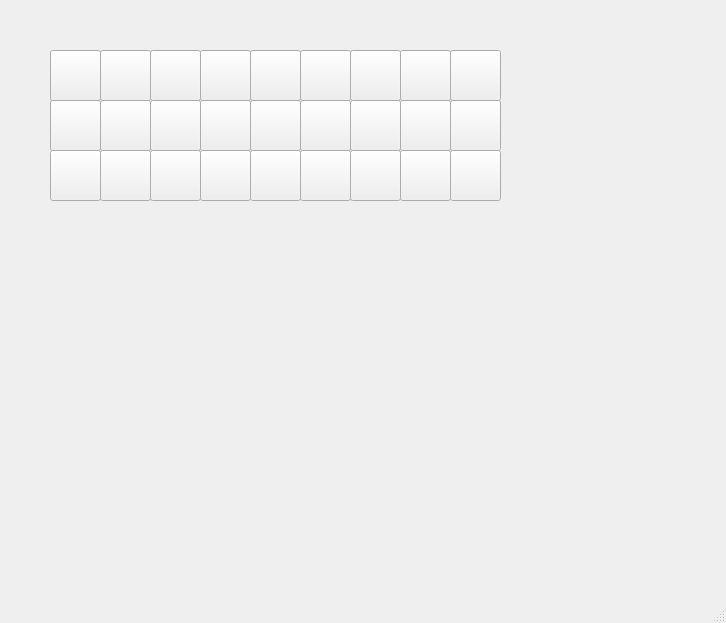
<?xml version="1.0" encoding="UTF-8"?>
<ui version="4.0">
 <class>MainWindow</class>
 <widget class="QMainWindow" name="MainWindow">
  <property name="geometry">
   <rect>
    <x>0</x>
    <y>0</y>
    <width>726</width>
    <height>623</height>
   </rect>
  </property>
  <property name="windowTitle">
   <string>MainWindow</string>
  </property>
  <widget class="QWidget" name="centralWidget">
   <widget class="QPushButton" name="pushButton">
    <property name="geometry">
     <rect>
      <x>50</x>
      <y>50</y>
      <width>51</width>
      <height>51</height>
     </rect>
    </property>
    <property name="text">
     <string/>
    </property>
   </widget>
   <widget class="QPushButton" name="pushButton_2">
    <property name="geometry">
     <rect>
      <x>100</x>
      <y>50</y>
      <width>51</width>
      <height>51</height>
     </rect>
    </property>
    <property name="text">
     <string/>
    </property>
   </widget>
   <widget class="QPushButton" name="pushButton_3">
    <property name="geometry">
     <rect>
      <x>150</x>
      <y>50</y>
      <width>51</width>
      <height>51</height>
     </rect>
    </property>
    <property name="text">
     <string/>
    </property>
   </widget>
   <widget class="QPushButton" name="pushButton_4">
    <property name="geometry">
     <rect>
      <x>200</x>
      <y>50</y>
      <width>51</width>
      <height>51</height>
     </rect>
    </property>
    <property name="text">
     <string/>
    </property>
   </widget>
   <widget class="QPushButton" name="pushButton_5">
    <property name="geometry">
     <rect>
      <x>250</x>
      <y>50</y>
      <width>51</width>
      <height>51</height>
     </rect>
    </property>
    <property name="text">
     <string/>
    </property>
   </widget>
   <widget class="QPushButton" name="pushButton_6">
    <property name="geometry">
     <rect>
      <x>300</x>
      <y>50</y>
      <width>51</width>
      <height>51</height>
     </rect>
    </property>
    <property name="text">
     <string/>
    </property>
   </widget>
   <widget class="QPushButton" name="pushButton_7">
    <property name="geometry">
     <rect>
      <x>350</x>
      <y>50</y>
      <width>51</width>
      <height>51</height>
     </rect>
    </property>
    <property name="text">
     <string/>
    </property>
   </widget>
   <widget class="QPushButton" name="pushButton_8">
    <property name="geometry">
     <rect>
      <x>400</x>
      <y>50</y>
      <width>51</width>
      <height>51</height>
     </rect>
    </property>
    <property name="text">
     <string/>
    </property>
   </widget>
   <widget class="QPushButton" name="pushButton_9">
    <property name="geometry">
     <rect>
      <x>450</x>
      <y>50</y>
      <width>51</width>
      <height>51</height>
     </rect>
    </property>
    <property name="text">
     <string/>
    </property>
   </widget>
   <widget class="QPushButton" name="pushButton_10">
    <property name="geometry">
     <rect>
      <x>50</x>
      <y>100</y>
      <width>51</width>
      <height>51</height>
     </rect>
    </property>
    <property name="text">
     <string/>
    </property>
   </widget>
   <widget class="QPushButton" name="pushButton_11">
    <property name="geometry">
     <rect>
      <x>100</x>
      <y>100</y>
      <width>51</width>
      <height>51</height>
     </rect>
    </property>
    <property name="text">
     <string/>
    </property>
   </widget>
   <widget class="QPushButton" name="pushButton_12">
    <property name="geometry">
     <rect>
      <x>150</x>
      <y>100</y>
      <width>51</width>
      <height>51</height>
     </rect>
    </property>
    <property name="text">
     <string/>
    </property>
   </widget>
   <widget class="QPushButton" name="pushButton_13">
    <property name="geometry">
     <rect>
      <x>200</x>
      <y>100</y>
      <width>51</width>
      <height>51</height>
     </rect>
    </property>
    <property name="text">
     <string/>
    </property>
   </widget>
   <widget class="QPushButton" name="pushButton_14">
    <property name="geometry">
     <rect>
      <x>250</x>
      <y>100</y>
      <width>51</width>
      <height>51</height>
     </rect>
    </property>
    <property name="text">
     <string/>
    </property>
   </widget>
   <widget class="QPushButton" name="pushButton_15">
    <property name="geometry">
     <rect>
      <x>300</x>
      <y>100</y>
      <width>51</width>
      <height>51</height>
     </rect>
    </property>
    <property name="text">
     <string/>
    </property>
   </widget>
   <widget class="QPushButton" name="pushButton_16">
    <property name="geometry">
     <rect>
      <x>350</x>
      <y>100</y>
      <width>51</width>
      <height>51</height>
     </rect>
    </property>
    <property name="text">
     <string/>
    </property>
   </widget>
   <widget class="QPushButton" name="pushButton_17">
    <property name="geometry">
     <rect>
      <x>400</x>
      <y>100</y>
      <width>51</width>
      <height>51</height>
     </rect>
    </property>
    <property name="text">
     <string/>
    </property>
   </widget>
   <widget class="QPushButton" name="pushButton_18">
    <property name="geometry">
     <rect>
      <x>450</x>
      <y>100</y>
      <width>51</width>
      <height>51</height>
     </rect>
    </property>
    <property name="text">
     <string/>
    </property>
   </widget>
   <widget class="QPushButton" name="pushButton_19">
    <property name="geometry">
     <rect>
      <x>50</x>
      <y>150</y>
      <width>51</width>
      <height>51</height>
     </rect>
    </property>
    <property name="text">
     <string/>
    </property>
   </widget>
   <widget class="QPushButton" name="pushButton_20">
    <property name="geometry">
     <rect>
      <x>100</x>
      <y>150</y>
      <width>51</width>
      <height>51</height>
     </rect>
    </property>
    <property name="text">
     <string/>
    </property>
   </widget>
   <widget class="QPushButton" name="pushButton_21">
    <property name="geometry">
     <rect>
      <x>150</x>
      <y>150</y>
      <width>51</width>
      <height>51</height>
     </rect>
    </property>
    <property name="text">
     <string/>
    </property>
   </widget>
   <widget class="QPushButton" name="pushButton_22">
    <property name="geometry">
     <rect>
      <x>200</x>
      <y>150</y>
      <width>51</width>
      <height>51</height>
     </rect>
    </property>
    <property name="text">
     <string/>
    </property>
   </widget>
   <widget class="QPushButton" name="pushButton_23">
    <property name="geometry">
     <rect>
      <x>250</x>
      <y>150</y>
      <width>51</width>
      <height>51</height>
     </rect>
    </property>
    <property name="text">
     <string/>
    </property>
   </widget>
   <widget class="QPushButton" name="pushButton_24">
    <property name="geometry">
     <rect>
      <x>300</x>
      <y>150</y>
      <width>51</width>
      <height>51</height>
     </rect>
    </property>
    <property name="text">
     <string/>
    </property>
   </widget>
   <widget class="QPushButton" name="pushButton_25">
    <property name="geometry">
     <rect>
      <x>350</x>
      <y>150</y>
      <width>51</width>
      <height>51</height>
     </rect>
    </property>
    <property name="text">
     <string/>
    </property>
   </widget>
   <widget class="QPushButton" name="pushButton_26">
    <property name="geometry">
     <rect>
      <x>400</x>
      <y>150</y>
      <width>51</width>
      <height>51</height>
     </rect>
    </property>
    <property name="text">
     <string/>
    </property>
   </widget>
   <widget class="QPushButton" name="pushButton_27">
    <property name="geometry">
     <rect>
      <x>450</x>
      <y>150</y>
      <width>51</width>
      <height>51</height>
     </rect>
    </property>
    <property name="text">
     <string/>
    </property>
   </widget>
  </widget>
  <widget class="QStatusBar" name="statusBar"/>
 </widget>
 <layoutdefault spacing="6" margin="11"/>
 <resources/>
 <connections/>
</ui>
